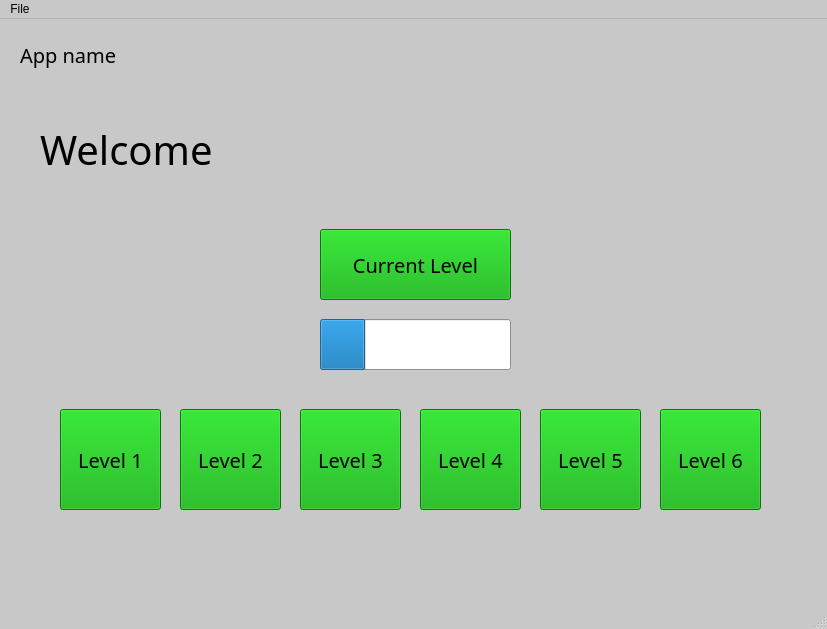
<?xml version="1.0" encoding="UTF-8"?>
<ui version="4.0">
 <class>MainWindow</class>
 <widget class="QMainWindow" name="MainWindow">
  <property name="geometry">
   <rect>
    <x>0</x>
    <y>0</y>
    <width>827</width>
    <height>629</height>
   </rect>
  </property>
  <property name="palette">
   <palette>
    <active>
     <colorrole role="Base">
      <brush brushstyle="SolidPattern">
       <color alpha="255">
        <red>255</red>
        <green>255</green>
        <blue>255</blue>
       </color>
      </brush>
     </colorrole>
     <colorrole role="Window">
      <brush brushstyle="SolidPattern">
       <color alpha="255">
        <red>200</red>
        <green>200</green>
        <blue>200</blue>
       </color>
      </brush>
     </colorrole>
    </active>
    <inactive>
     <colorrole role="Base">
      <brush brushstyle="SolidPattern">
       <color alpha="255">
        <red>255</red>
        <green>255</green>
        <blue>255</blue>
       </color>
      </brush>
     </colorrole>
     <colorrole role="Window">
      <brush brushstyle="SolidPattern">
       <color alpha="255">
        <red>200</red>
        <green>200</green>
        <blue>200</blue>
       </color>
      </brush>
     </colorrole>
    </inactive>
    <disabled>
     <colorrole role="Base">
      <brush brushstyle="SolidPattern">
       <color alpha="255">
        <red>200</red>
        <green>200</green>
        <blue>200</blue>
       </color>
      </brush>
     </colorrole>
     <colorrole role="Window">
      <brush brushstyle="SolidPattern">
       <color alpha="255">
        <red>200</red>
        <green>200</green>
        <blue>200</blue>
       </color>
      </brush>
     </colorrole>
    </disabled>
   </palette>
  </property>
  <property name="windowTitle">
   <string>MainWindow</string>
  </property>
  <property name="styleSheet">
   <string notr="true"/>
  </property>
  <widget class="QWidget" name="centralwidget">
   <widget class="QPushButton" name="current_lvl_btn">
    <property name="enabled">
     <bool>true</bool>
    </property>
    <property name="geometry">
     <rect>
      <x>320</x>
      <y>210</y>
      <width>191</width>
      <height>71</height>
     </rect>
    </property>
    <property name="font">
     <font>
      <family>Arial Rounded MT Bold</family>
      <pointsize>15</pointsize>
     </font>
    </property>
    <property name="autoFillBackground">
     <bool>false</bool>
    </property>
    <property name="styleSheet">
     <string notr="true">background-color: rgb(0, 170, 0);</string>
    </property>
    <property name="text">
     <string>Current Level</string>
    </property>
    <property name="default">
     <bool>false</bool>
    </property>
    <property name="flat">
     <bool>false</bool>
    </property>
   </widget>
   <widget class="QLabel" name="welcome_lbl">
    <property name="geometry">
     <rect>
      <x>40</x>
      <y>100</y>
      <width>741</width>
      <height>61</height>
     </rect>
    </property>
    <property name="font">
     <font>
      <family>Arial Rounded MT Bold</family>
      <pointsize>30</pointsize>
     </font>
    </property>
    <property name="text">
     <string>Welcome </string>
    </property>
   </widget>
   <widget class="QProgressBar" name="level_progress_bar">
    <property name="geometry">
     <rect>
      <x>320</x>
      <y>300</y>
      <width>191</width>
      <height>51</height>
     </rect>
    </property>
    <property name="value">
     <number>24</number>
    </property>
    <property name="textVisible">
     <bool>false</bool>
    </property>
    <property name="invertedAppearance">
     <bool>false</bool>
    </property>
    <property name="format">
     <string>%p%</string>
    </property>
   </widget>
   <widget class="QPushButton" name="lvl_1_btn">
    <property name="enabled">
     <bool>true</bool>
    </property>
    <property name="geometry">
     <rect>
      <x>60</x>
      <y>390</y>
      <width>101</width>
      <height>101</height>
     </rect>
    </property>
    <property name="font">
     <font>
      <family>Arial Rounded MT Bold</family>
      <pointsize>15</pointsize>
     </font>
    </property>
    <property name="autoFillBackground">
     <bool>false</bool>
    </property>
    <property name="styleSheet">
     <string notr="true">background-color: rgb(0, 170, 0);</string>
    </property>
    <property name="text">
     <string>Level 1</string>
    </property>
    <property name="default">
     <bool>false</bool>
    </property>
    <property name="flat">
     <bool>false</bool>
    </property>
   </widget>
   <widget class="QPushButton" name="lvl_2_btn">
    <property name="enabled">
     <bool>true</bool>
    </property>
    <property name="geometry">
     <rect>
      <x>180</x>
      <y>390</y>
      <width>101</width>
      <height>101</height>
     </rect>
    </property>
    <property name="font">
     <font>
      <family>Arial Rounded MT Bold</family>
      <pointsize>15</pointsize>
     </font>
    </property>
    <property name="autoFillBackground">
     <bool>false</bool>
    </property>
    <property name="styleSheet">
     <string notr="true">background-color: rgb(0, 170, 0);</string>
    </property>
    <property name="text">
     <string>Level 2</string>
    </property>
    <property name="default">
     <bool>false</bool>
    </property>
    <property name="flat">
     <bool>false</bool>
    </property>
   </widget>
   <widget class="QPushButton" name="lvl_3_btn">
    <property name="enabled">
     <bool>true</bool>
    </property>
    <property name="geometry">
     <rect>
      <x>300</x>
      <y>390</y>
      <width>101</width>
      <height>101</height>
     </rect>
    </property>
    <property name="font">
     <font>
      <family>Arial Rounded MT Bold</family>
      <pointsize>15</pointsize>
     </font>
    </property>
    <property name="autoFillBackground">
     <bool>false</bool>
    </property>
    <property name="styleSheet">
     <string notr="true">background-color: rgb(0, 170, 0);</string>
    </property>
    <property name="text">
     <string>Level 3</string>
    </property>
    <property name="default">
     <bool>false</bool>
    </property>
    <property name="flat">
     <bool>false</bool>
    </property>
   </widget>
   <widget class="QPushButton" name="lvl_4_btn">
    <property name="enabled">
     <bool>true</bool>
    </property>
    <property name="geometry">
     <rect>
      <x>420</x>
      <y>390</y>
      <width>101</width>
      <height>101</height>
     </rect>
    </property>
    <property name="font">
     <font>
      <family>Arial Rounded MT Bold</family>
      <pointsize>15</pointsize>
     </font>
    </property>
    <property name="autoFillBackground">
     <bool>false</bool>
    </property>
    <property name="styleSheet">
     <string notr="true">background-color: rgb(0, 170, 0);</string>
    </property>
    <property name="text">
     <string>Level 4</string>
    </property>
    <property name="default">
     <bool>false</bool>
    </property>
    <property name="flat">
     <bool>false</bool>
    </property>
   </widget>
   <widget class="QPushButton" name="lvl_5_btn">
    <property name="enabled">
     <bool>true</bool>
    </property>
    <property name="geometry">
     <rect>
      <x>540</x>
      <y>390</y>
      <width>101</width>
      <height>101</height>
     </rect>
    </property>
    <property name="font">
     <font>
      <family>Arial Rounded MT Bold</family>
      <pointsize>15</pointsize>
     </font>
    </property>
    <property name="autoFillBackground">
     <bool>false</bool>
    </property>
    <property name="styleSheet">
     <string notr="true">background-color: rgb(0, 170, 0);</string>
    </property>
    <property name="text">
     <string>Level 5</string>
    </property>
    <property name="default">
     <bool>false</bool>
    </property>
    <property name="flat">
     <bool>false</bool>
    </property>
   </widget>
   <widget class="QPushButton" name="lvl_6_btn">
    <property name="enabled">
     <bool>true</bool>
    </property>
    <property name="geometry">
     <rect>
      <x>660</x>
      <y>390</y>
      <width>101</width>
      <height>101</height>
     </rect>
    </property>
    <property name="font">
     <font>
      <family>Arial Rounded MT Bold</family>
      <pointsize>15</pointsize>
     </font>
    </property>
    <property name="autoFillBackground">
     <bool>false</bool>
    </property>
    <property name="styleSheet">
     <string notr="true">background-color: rgb(0, 170, 0);</string>
    </property>
    <property name="text">
     <string>Level 6</string>
    </property>
    <property name="default">
     <bool>false</bool>
    </property>
    <property name="flat">
     <bool>false</bool>
    </property>
   </widget>
   <widget class="QLabel" name="app_name">
    <property name="geometry">
     <rect>
      <x>20</x>
      <y>20</y>
      <width>101</width>
      <height>31</height>
     </rect>
    </property>
    <property name="font">
     <font>
      <family>Arial Rounded MT Bold</family>
      <pointsize>15</pointsize>
     </font>
    </property>
    <property name="text">
     <string>App name</string>
    </property>
   </widget>
  </widget>
  <widget class="QMenuBar" name="menubar">
   <property name="geometry">
    <rect>
     <x>0</x>
     <y>0</y>
     <width>827</width>
     <height>21</height>
    </rect>
   </property>
   <widget class="QMenu" name="menuFile">
    <property name="title">
     <string>File</string>
    </property>
    <addaction name="actionClose"/>
   </widget>
   <addaction name="menuFile"/>
  </widget>
  <widget class="QStatusBar" name="statusbar"/>
  <action name="actionClose">
   <property name="text">
    <string>Close</string>
   </property>
  </action>
 </widget>
 <resources>
  <include location="eyes.qrc"/>
 </resources>
 <connections/>
</ui>
